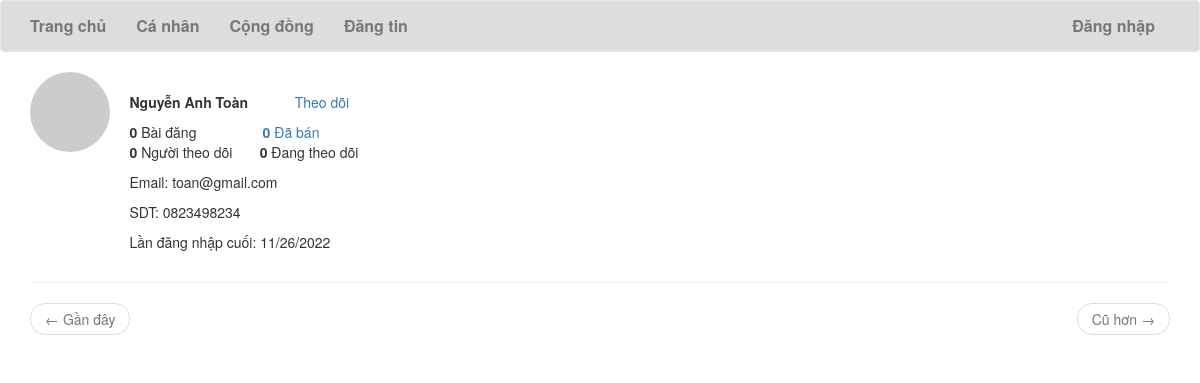
/user/2, run on the app's committed database.
### website/models.py (models this page shows, shortened)
class User(UserMixin, db.Model):
    id = db.Column(db.Integer, primary_key=True)
    email = db.Column(db.String(32), index=True, unique=True)
    username = db.Column(db.String(32), index=True)
    password_hash = db.Column(db.String(128))
    about_me = db.Column(db.String(140))
    join_date = db.Column(db.DateTime, default=datetime.utcnow())
    last_seen = db.Column(db.DateTime, default=datetime.utcnow())
    posts = db.relationship('Post', backref="author", lazy="dynamic")
    followed = db.relationship(
        'User',
        secondary=followers,
        primaryjoin=(followers.c.follower_id == id),
        secondaryjoin=(followers.c.followed_id == id),
        backref=db.backref("followers", lazy="dynamic"),
        lazy="dynamic"
    )
    comments = db.relationship('Comment', backref='author', lazy="dynamic")
    def avatar(self, size):
        digest = md5(self.email.lower().encode('utf-8')).hexdigest()
        return 'https://www.gravatar.com/avatar/%s?d=identicon&s=%d'\
            % (digest, size)
    def my_posts(self):
        posts = self.posts.filter(or_(Post.status==None, Post.status==0)).order_by(Post.timestamp.desc())
        return posts

### website/main/routes.py (the view)
@bp.route("/user/<id>")
def user(id):
    user = User.query.filter_by(id=id).first_or_404()
    page = request.args.get("page", 1, type=int)
    posts = user.my_posts().paginate(
        page=page, per_page=current_app.config["POSTS_PER_PAGE"]
    )
    next_url = url_for('main.user', id=id , page=posts.next_num) \
        if posts.has_next else None
    prev_url = url_for('main.user', id=id , page=posts.prev_num) \
        if posts.has_prev else None
    return render_template("main/user.html", user=user, posts=posts.items, \
         title="Profile", next_url=next_url, prev_url=prev_url)

### website/main/routes.py (called while the page is built)
@bp.before_request
def before_request():
    if current_user.is_authenticated:
        current_user.last_seen = datetime.utcnow()
        db.session.commit()

### website/templates/main/user.html (shortened to what this page needs)
{% extends "base.html" %}
{% block web_content %}
    <table>
        <tr valign="top">
            <td><img style="border-radius: 50%;" src="{{ user.avatar(175) }}" alt="Avatar"></td>
            <td>&nbsp;&nbsp;&nbsp;&nbsp;&nbsp;</td>
            <td>
                <br>
                <p style="font-size: 100; font-weight: 500; font: bolder;">
                    <b>{{ user.username }}</b>
                    {% if user==current_user %}
                        <a href="{{ url_for('main.edit_profile') }}">Chỉnh sửa hồ sơ</a>
                    {% elif not current_user.is_authenticated %}
                        <a href="{{ url_for('main.follow', id=user.id) }}">Theo dõi</a>
                    {% elif current_user.is_following(user) %}
                        <a href="{{ url_for('main.unfollow', id=user.id) }}">Bỏ theo dõi</a>
                    {% else %}
                        <a href="{{ url_for('main.follow', id=user.id) }}">Theo dõi</a>
                    {% endif %}
                </p>
                <p>
                    <b>{{ user.posts.count() }}</b> Bài đăng
                    &nbsp;&nbsp;&nbsp;&nbsp;&nbsp;&nbsp;&nbsp;&nbsp;&nbsp;&nbsp;&nbsp;&nbsp;&nbsp;&nbsp;&nbsp;
                    <a href="{{ url_for('main.selled', user_id=user.id) }}">
                        <b>{{ user.posts.filter_by(status = 1).count() }}</b> Đã bán
                    </a>
                    <br>
                    <b>{{ user.followers.count() }}</b> Người theo dõi
                    &nbsp;&nbsp;&nbsp;&nbsp;&nbsp;
                    <b>{{ user.followed.count() }}</b> Đang theo dõi
                </p>
                <p>Email: {{ user.email }}</p>
                {% if user.about_me %}
                    <p>{{ user.about_me }}</p>
                {% endif %}
                {% if user.last_seen %}
                    <p>Lần đăng nhập cuối: {{ moment(user.last_seen).format('L') }}</p>
                {% endif %}
            </td>
        </tr>
    </table>
    <hr>
<nav aria-label="...">
    <ul class="pager">
        <li class="previous{% if not prev_url %} disabled{% endif %}">
            <a href="{{ prev_url or '#' }}">
                <span aria-hidden="true">←</span> Gần đây
            </a>
        </li>
        <li class="next{% if not next_url %} disabled{% endif %}">
            <a href="{{ next_url or '#' }}">
                Cũ hơn <span aria-hidden="true">→</span>
            </a>
        </li>
    </ul>
</nav>
{% endblock %}

### data on the page
User: username "Nguyễn Anh Toàn", email "toan@gmail.com", about_me "SDT: 0823498234", last_seen "11/26/2022"

### other printed values
{{ user.posts.count() }} "0"
{{ user.posts.filter_by(status = 1).count() }} "0"
{{ user.followers.count() }} "0"
{{ user.followed.count() }} "0"
